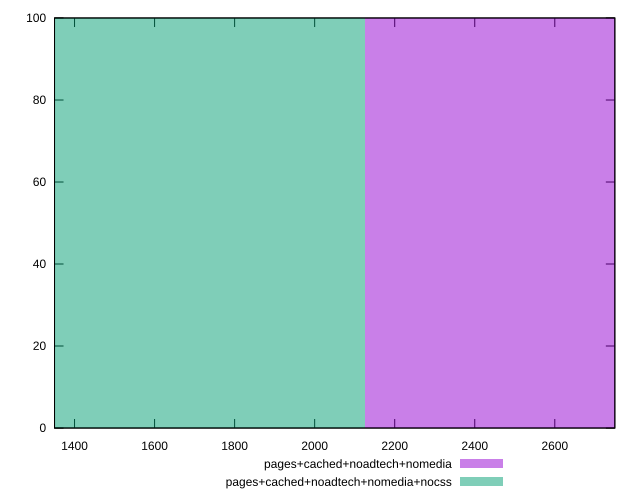

This chart was generated by the following gnuplot code:
reset

$pagesCachedNoadtechNomedia <<EOF
2835.109971860563 100
EOF

$pagesCachedNoadtechNomediaNocss <<EOF
1417.5549859302814 100
EOF

set key outside below
set boxwidth 1417.5549859302814
set xrange [1350:2750]
set yrange [0:100]
set trange [0:100]
set style fill transparent solid 0.5 noborder
set terminal svg size 640, 500 enhanced background rgb 'white'
set output "report_00016_2021-02-10T13-31-48.338Z/uses-text-compression/comparison/histogram/3_vs_4.svg"

plot $pagesCachedNoadtechNomedia title "pages+cached+noadtech+nomedia" with boxes, \
     $pagesCachedNoadtechNomediaNocss title "pages+cached+noadtech+nomedia+nocss" with boxes

reset
